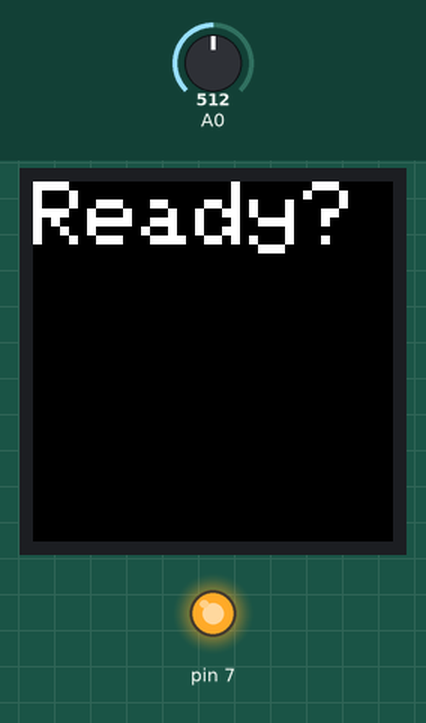
Bench run of a sketch on a simulated Arduino Uno, built with avr-gcc and run on an emulated ATmega328P. On the bench: 240×240 colour display, output pins drawn as LEDs (lit = HIGH). The inputs (shaded band) are chosen by the test bench; at power-on: A0 = 512. Random numbers use the default seed unless the sketch sets one.

Above: at 4.4 s.
At 7.4 s:
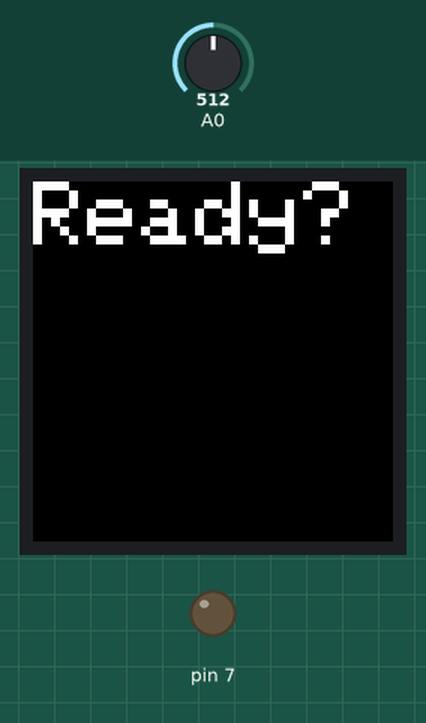
At 13.5 s:
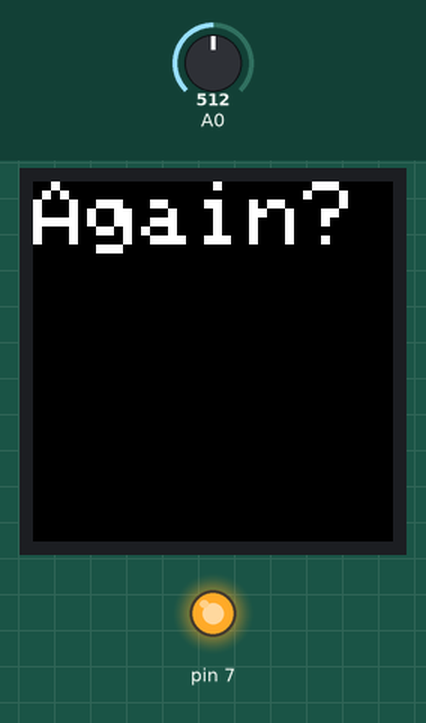
At 17.6 s:
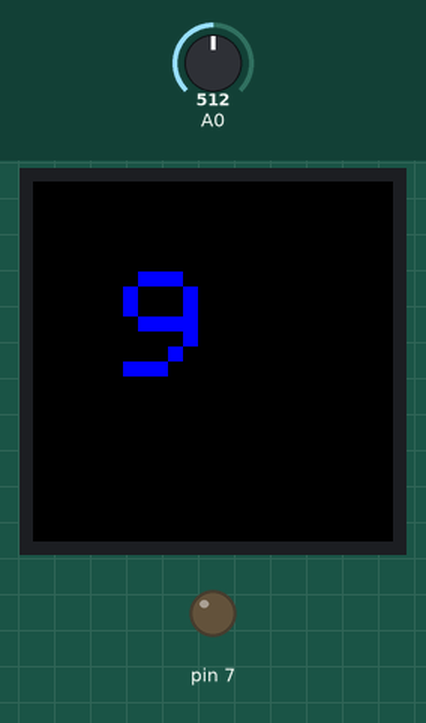
Timing chart, 0 to 19.1 s (numbered marks = the images above):
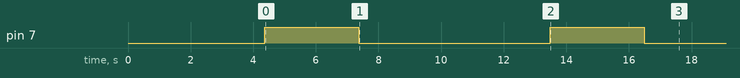

Measured:
- what the display in image 0 shows lasts 4.0 s, from 4.4 s to 8.4 s

The sketch:

electric_dice.ino
```cpp
#include <Adafruit_GFX.h>    // graphics library
#include <Adafruit_ST7789.h> // Hardware-specific library for ST7789
#include <SPI.h>             // Arduino library

//SCL to pin 13
//SDA to pin 11
#define TFT_CS    10  // define chip select pin
#define TFT_DC     9  // define data/command pin
#define TFT_RST    8  // define reset pin, or set to -1 and connect to Arduino RESET pin

Adafruit_ST7789 tft = Adafruit_ST7789(TFT_CS, TFT_DC, TFT_RST);
long randNumber;

void setup() {
  tft.init(240, 240, SPI_MODE2);

  // if the screen is flipped, remove this command
  tft.setRotation(2);

  tft.fillScreen(0);
  delay(100);
  tft.setTextSize(6); //each 1 = 10 pixels
  delay(2000);
  tft.fillScreen(0);
  delay(2000);
  RandoNumber();
  delay(5000);
  tft.fillScreen(0);
  RandoNumber2();
  delay(5000);
  tft.fillScreen(0);
  delay(5000);
  tft.fillScreen(0);
}

void loop() {
}

void RandoNumber() {
    randomSeed(analogRead(0));
    randNumber = random(1, 21);

  tft.setTextSize(6);
  tft.setCursor(0, 0);
  tft.setTextColor(ST77XX_WHITE);
  tft.print("Ready?");
    haptic();
  delay(1000);
  tft.fillScreen(0);
  tft.setTextSize(10);
  tft.setCursor(60, 60);
  tft.setTextColor(ST77XX_WHITE);
    tft.print(randNumber);
}

void RandoNumber2() {
    randomSeed(analogRead(0));
    randNumber = random(1, 20);

  tft.setTextSize(6);
  tft.setCursor(0, 0);
  tft.setTextColor(ST77XX_WHITE);
  tft.print("Again?");
    haptic();
  delay(1000);
  tft.fillScreen(0);
  tft.setTextSize(10);
  tft.setCursor(60, 60);
  tft.setTextColor(ST77XX_BLUE);
    tft.print(randNumber);
}

void haptic() {
  pinMode(7, OUTPUT);
  digitalWrite(7, HIGH);
  delay(3000);
  digitalWrite(7, LOW);
}
```
